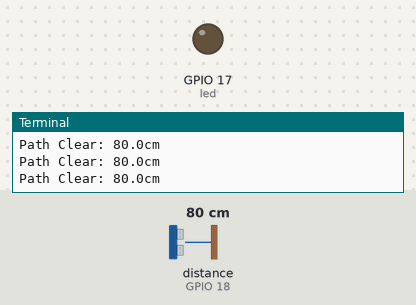
A program run on a simulated Raspberry Pi (BCM pin numbers). Shown: output pins drawn as LEDs (lit = HIGH), the last lines printed to the terminal. The test bench sets the inputs (shaded band); at power-on: distance to the obstacle (sensor on GPIO 18) 80 cm. The echo pulse lasts 58.3 µs per cm.

Above: at 1.2 s.
1.3 s: distance to the obstacle (sensor on GPIO 18) set to 11 cm
2.8 s: distance to the obstacle (sensor on GPIO 18) set to 8 cm
At 4.0 s:
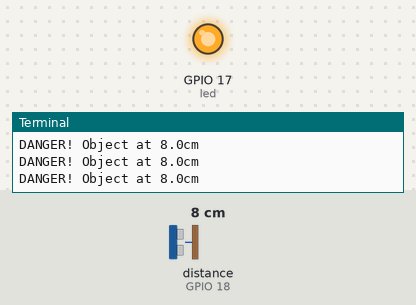
4.5 s: distance to the obstacle (sensor on GPIO 18) set to 18 cm
At 5.6 s:
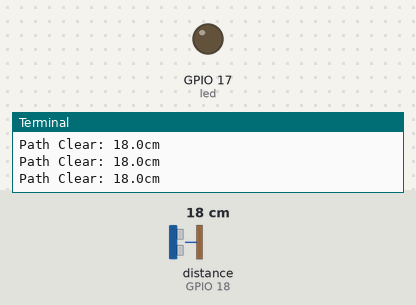
6.2 s: distance to the obstacle (sensor on GPIO 18) set to 2 cm
At 7.0 s:
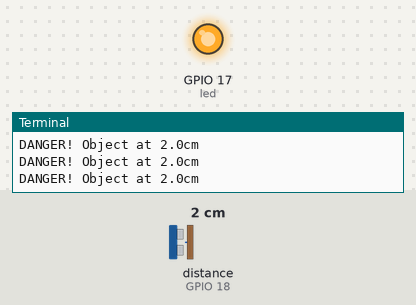
Timing chart, 0 to 8.9 s (numbered marks = the images above; inputs shaded):
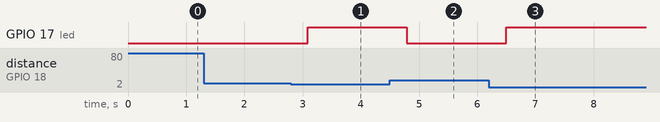

Measured:
- the behaviour switches between 10 and 9 cm on distance to the obstacle (sensor on GPIO 18) (found by bisection; images 0 and 1)
- after the input at 2.8 s, GPIO 17 (led): LOW → HIGH after 0.29 s
- after the input at 4.5 s, GPIO 17 (led): HIGH → LOW after 0.29 s
- after the input at 6.2 s, GPIO 17 (led): LOW → HIGH after 0.30 s

The program:

distance_alar_m.py
```python
from gpiozero import DistanceSensor, LED
from time import sleep

# Integration: Echo=18, Trigger=4, LED=17
sensor = DistanceSensor(echo=18, trigger=4)
led = LED(17)

print("Autonomous Obstacle Detection System: ACTIVE")

try:
    while True:
        distance_cm = sensor.distance * 100

        if distance_cm < 10:
            print(f"DANGER! Object at {distance_cm:.1f}cm")
            led.on()
        else:
            print(f"Path Clear: {distance_cm:.1f}cm")
            led.off()

        sleep(0.1)

except KeyboardInterrupt:
    led.off()
    print("\nSystem Disarmed.")
```
